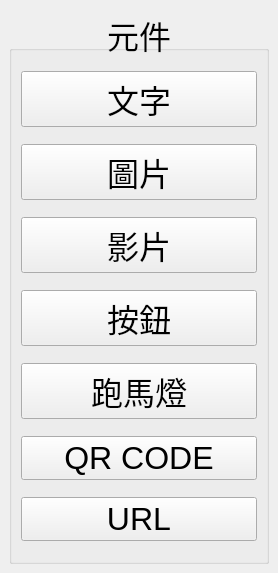
<?xml version="1.0" encoding="UTF-8"?>
<ui version="4.0">
 <class>LayerAddContent</class>
 <widget class="QWidget" name="LayerAddContent">
  <property name="geometry">
   <rect>
    <x>0</x>
    <y>0</y>
    <width>278</width>
    <height>573</height>
   </rect>
  </property>
  <property name="windowTitle">
   <string>Form</string>
  </property>
  <layout class="QGridLayout" name="gridLayout">
   <property name="leftMargin">
    <number>0</number>
   </property>
   <property name="topMargin">
    <number>0</number>
   </property>
   <property name="rightMargin">
    <number>0</number>
   </property>
   <property name="bottomMargin">
    <number>0</number>
   </property>
   <property name="spacing">
    <number>0</number>
   </property>
   <item row="0" column="0">
    <widget class="QWidget" name="wBg" native="true">
     <property name="font">
      <font>
       <pointsize>24</pointsize>
      </font>
     </property>
     <layout class="QGridLayout" name="gridLayout_2">
      <item row="0" column="0">
       <widget class="QGroupBox" name="groupBox">
        <property name="title">
         <string>元件</string>
        </property>
        <property name="alignment">
         <set>Qt::AlignCenter</set>
        </property>
        <layout class="QVBoxLayout" name="verticalLayout">
         <item>
          <widget class="QPushButton" name="btnAddText">
           <property name="text">
            <string>文字</string>
           </property>
          </widget>
         </item>
         <item>
          <widget class="QPushButton" name="btnAddPic">
           <property name="text">
            <string>圖片</string>
           </property>
          </widget>
         </item>
         <item>
          <widget class="QPushButton" name="btnAddVideo">
           <property name="text">
            <string>影片</string>
           </property>
          </widget>
         </item>
         <item>
          <widget class="QPushButton" name="btnAddBtn">
           <property name="text">
            <string>按鈕</string>
           </property>
          </widget>
         </item>
         <item>
          <widget class="QPushButton" name="btnAddMar">
           <property name="text">
            <string>跑馬燈</string>
           </property>
          </widget>
         </item>
         <item>
          <widget class="QPushButton" name="btnAddQr">
           <property name="text">
            <string>QR CODE</string>
           </property>
          </widget>
         </item>
         <item>
          <widget class="QPushButton" name="btnAddUrl">
           <property name="text">
            <string>URL</string>
           </property>
          </widget>
         </item>
        </layout>
       </widget>
      </item>
     </layout>
    </widget>
   </item>
  </layout>
 </widget>
 <resources/>
 <connections/>
</ui>
